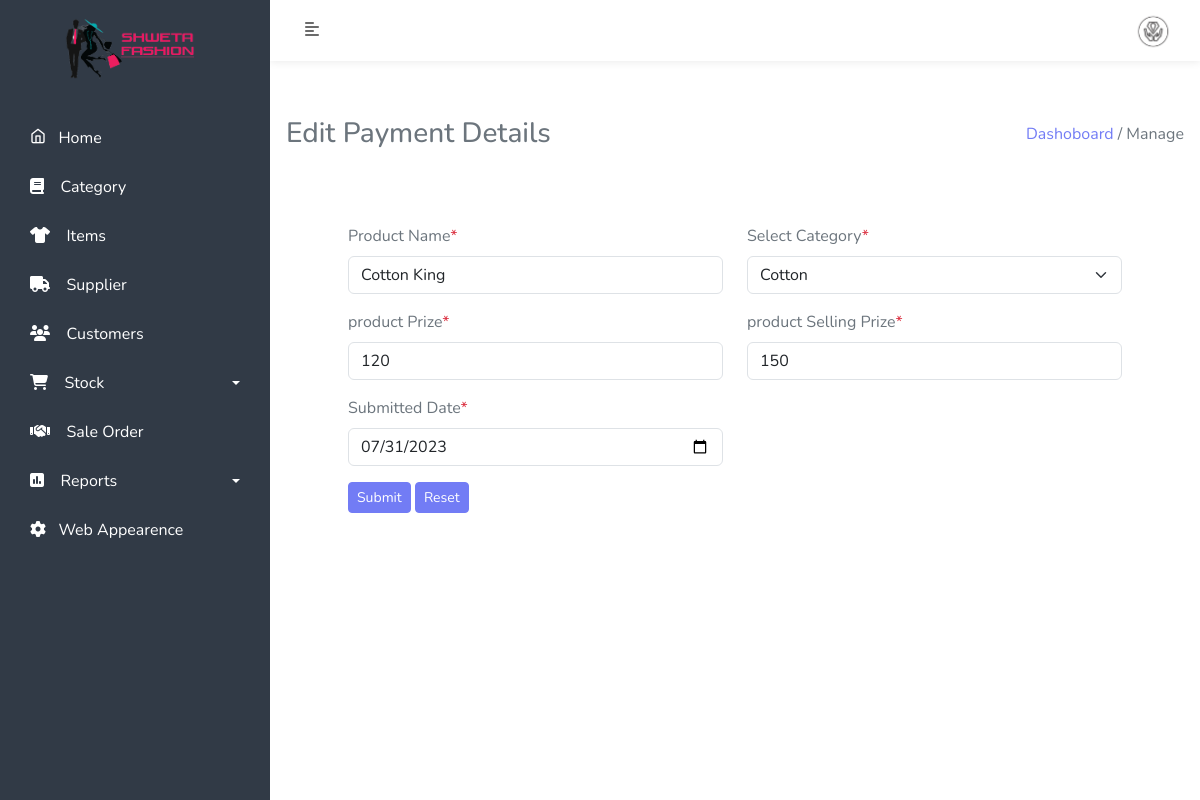
Screenshot of /admin/edit-product.php?pid=1 (signed in) with the database file from the repository.
### tables this page shows
CREATE TABLE `manage_website` (
  `id` int(11) NOT NULL,
  `title` varchar(500) NOT NULL,
  `short_title` varchar(500) NOT NULL,
  `footer` text NOT NULL,
  `currency_symbol` text NOT NULL,
  `login_logo` text NOT NULL,
  `website_logo` varchar(500) NOT NULL,
  `background_login_image` text NOT NULL,
  `pay_qrcode` text NOT NULL,
  `terms` longtext NOT NULL,
  `status` int(11) NOT NULL
);

CREATE TABLE `product` (
  `i_id` int(11) NOT NULL,
  `i_prize` double(10,2) NOT NULL,
  `product_sprize` double(10,2) NOT NULL,
  `i_name` varchar(50) NOT NULL,
  `submitted_date` date NOT NULL DEFAULT current_timestamp(),
  `cate_id` int(11) NOT NULL,
  `delete_status` tinyint(2) NOT NULL,
  `openning_stock` int(50) NOT NULL
);

CREATE TABLE `category` (
  `cate_id` int(11) NOT NULL,
  `cate_name` varchar(50) NOT NULL,
  `delete_status` tinyint(2) NOT NULL
);

### admin/edit-product.php (the view, shortened to what this page needs)
<?php include('include/sidebar.php'); ?>
<?php include('include/header.php'); ?>
<?php
$stmt = $db->prepare("SELECT * from product WHERE i_id = ?");
$stmt->execute([$_GET['pid']]);
$result = $stmt->fetchAll();
foreach ($result as $key) {
?>
  <div class="content-body mb-5 p-3">
    <div class="row">
      <div class="col-md-12">
        <div class="heading mb-4 d-flex align-items-center justify-content-between">
          <h3 class="mb-0">Edit Payment Details </h3>
          <p class="m-0"><a href="dashboard.php" class="text-primary">Dashoboard </a> <span class="disable">/ Manage </span></p>
        </div>
      </div>
    </div>
    <section>
      <div class="container">
        <form class="row" method="POST" action="app/product-crud.php" id="product_form">
          <div class="mb-3 col-md-6">
            <label class="form-label">Product Name<span class="text-danger">*</span></label>
            <input type="text" class="form-control" name="pname" value="<?php echo $key['i_name'] ?>">
          </div>
          <div class="mb-3 col-md-6">
            <label class="form-label">Select Category<span class="text-danger">*</span></label>
            <?php
            $stmt = $db->prepare("select * from category Where delete_status=0 ");
            $stmt->execute();
            $record = $stmt->fetchAll();
            $i = 1; ?>
            <select class="form-select" aria-label="Default select example" type="text" name="cate">
              <?php foreach ($record as $row) { ?>
                <option <?php if ($key['cate_id'] == $row['cate_id']) {
                          echo 'selected';
                        } ?> value="<?php echo $row['cate_id'] ?>">
                  <?php echo $row['cate_name']; ?>
                </option>
              <?php }; ?>
            </select>
          </div>
          <div class="mb-3 col-md-6">
            <label class="form-label">product Prize<span class="text-danger">*</span></label></label>
            <input type="text" class="form-control" name="pprize" value="<?php echo $key['i_prize'] ?>">
          </div>
          <div class="mb-3 col-md-6">
            <label class="form-label">product Selling Prize<span class="text-danger">*</span></label></label>
            <input type="text" class="form-control" name="sprize" value="<?php echo $key['product_sprize'] ?>">
          </div>
          <div class="mb-3 col-md-6">
            <label class="form-label">Submitted Date<span class="text-danger">*</span></label></label>
            <input type="date" class="form-control" name="submitted_date" value="<?php echo date('Y-m-d'); ?>">
          </div>
          <div class="col-md-12">
            <button type="submit" name="update" class="btn btn-primary btn-sm" onclick="validateproduct()">Submit</button>
            <input class="btn btn-primary btn-sm" type="reset" value="Reset">
          </div>
        </form>
      <?php } ?>
      </div>
  </div>
  </div>
  </div>
  <?php include('include/footer.php'); ?>

### admin/include/sidebar.php (shortened to what this page needs)
<?php include('../assets/constant/config.php'); ?>
<!doctype html>
<html lang="en">
<head>
    <?php
    $stmt = $db->prepare("SELECT * from manage_website");
    $stmt->execute();
    $result = $stmt->fetchAll();
    foreach ($result as $key) {
    ?>
        <link href="../assets/css/bootstrap.min.css" rel="stylesheet">
        <link href="../assets/css/style.css" rel="stylesheet">
        <link href="../assets/css/select2.css" rel="stylesheet">
        <link href="../assets/css/responsive.css" rel="stylesheet">
        <link href="../assets/css/icons.css" rel="stylesheet">
        <link rel="stylesheet" href="https://cdnjs.cloudflare.com/ajax/libs/font-awesome/6.2.1/css/all.min.css" />
        <link href="../assets/css/datatables/jquery.dataTables.min.css" rel="stylesheet">
        <link href="../assets/css/datatables/buttons.dataTables.min.css" rel="stylesheet">
        <link rel="stylesheet" href="https://cdnjs.cloudflare.com/ajax/libs/font-awesome/6.3.0/css/solid.min.css" />
        <link href="https://cdn.jsdelivr.net/npm/select2@4.1.0-rc.0/dist/css/select2.min.css" rel="stylesheet" />
</head>
<body>
    <div class="wrapper">
        <nav id="sidebar">
            <div class="position">
                <div class="sidebar-header">
                    <a href="dashboard.php"><img src="../assets/img/<?php echo $key['login_logo'] ?>" width="150px"></a>
                </div>
            <?php } ?>
            <ul class="list-unstyled components" id="menu">
                <li class="s-item">
                    <a href="dashboard.php"><i class="icon-feather-home"></i>&nbsp;&nbsp;&nbsp;Home</a>
                </li>
                <li class="s-item">
                    <a href="category.php"><i class="fa fa-book"></i>&nbsp;&nbsp;&nbsp; Category</a>
                </li>
                <li class="s-item">
                    <a href="product.php"><i class="fa-solid fa-shirt"></i>&nbsp;&nbsp;&nbsp; Items</a>
                </li>
                <li class="s-item">
                    <a href="supplier.php"><i class="fa-solid fa-truck"></i>&nbsp;&nbsp;&nbsp; Supplier</a>
                </li>
                <li class="s-item">
                    <a href="customer.php"><i class="nav-icon fas fa-users"></i>&nbsp;&nbsp;&nbsp; Customers</a>
                </li>
                <li class="s-item">
                    <a href="#pageReports2" data-bs-toggle="collapse" aria-bs-expanded="false" class="dropdown-toggle"><i class='fas fa-shopping-cart'></i>&nbsp;&nbsp;&nbsp; Stock</a>
                </li>
                <li class="s-item">
                    <a href="sale-order.php" aria-bs-expanded="false"><i class='fas fa-handshake'></i>&nbsp;&nbsp;&nbsp; Sale Order</a>
                </li>
                <li class="s-item">
                    <a href="#pageReports" data-bs-toggle="collapse" aria-bs-expanded="false" class="dropdown-toggle"><i class="fa-sharp fa-solid fa-square-poll-vertical"></i>&nbsp;&nbsp;&nbsp; Reports</a>
                </li>
                <li class="s-item">
                    <a href="manage_website.php"><i class="fa fa-cog"></i>&nbsp;&nbsp;&nbsp;Web Appearence</a>
                </li>
            </ul>
            </div>
        </nav>

### admin/include/header.php (shortened to what this page needs)
<?php include('../assets/constant/config.php');?>
<?php
$stmt = $db->prepare("SELECT admin_photo,admin_email , admin_fname, admin_lname from admin ");
$stmt->execute();
$record = $stmt->fetchAll();
foreach ($record as $key) {
?>
    <div id="content">
        <nav class="navbar navbar-expand-lg navbar-light ">
            <div class="container-fluid">
                <button type="button" id="sidebarCollapse" class="btn text-sidebar bg-turbo-yellow">
                    <i class="fas fa-align-left"></i>
                </button>
                <div class="collapse navbar-collapse" id="navbarSupportedContent">
                    <div class="dropdown ">
		  <a class="" type="button" data-bs-toggle="dropdown" aria-expanded="false">
		   <img src="../assets/img/<?php echo $key['admin_photo'];?>" width="50px" class="rounded-circle">
		  </a>
		</div>
                     <?php } ?>
                </div>
            </div>
        </nav>

### assets/css/style.css (style rules this page uses)
body { font-family:'Nunito', sans-serif; color: #6c757d; }
a, a:hover, a:focus { color: inherit; text-decoration: none; transition: all 0.3s; }
.btn-primary { background-color: #727cf5; border-color: #727cf5; }
.text-primary { color: #727cf5 !important; }
.navbar { padding: 5px 10px; background: #fff; border: none; border-radius: 0px; margin-bottom: 40px; box-shadow: 0px 0px 9px rgb(0 0 0 / 10%); }
.text-sidebar { color: #6b6b6b; }
.wrapper { display: flex; width: 100%; align-items: stretch; }
#sidebar .position { position: fixed; min-width: 270px; max-width: 250px; }
#sidebar { min-width: 270px; max-width: 250px; background: #313a46; color: #272e48; transition: all 0.3s; z-index: 2; }
#sidebar .sidebar-header { padding: 12px; background: #313a46; text-align: center; }
#sidebar ul.components { padding: 20px 0; overflow-y: scroll; height: 100vh; }
#sidebar ul li a { padding: 10px 10px 10px 30px; font-size: 1em; display: block; margin-bottom: 5px; border-radius: 0 20px 20px 0; margin-right: 10px; color: #fff; }
a[data-bs-toggle=collapse] { position: relative; }
.dropdown-toggle::after { display: block; position: absolute; top: 50%; right: 20px; transform: translateY(-50%); }
#content { width: 100%; min-height: 100vh; transition: all 0.3s; }
form { padding:50px; }

### rows the page displays
manage_website: login_logo (picture)
product: pname "Cotton King", cate "Cotton", pprize "120", sprize "150"
